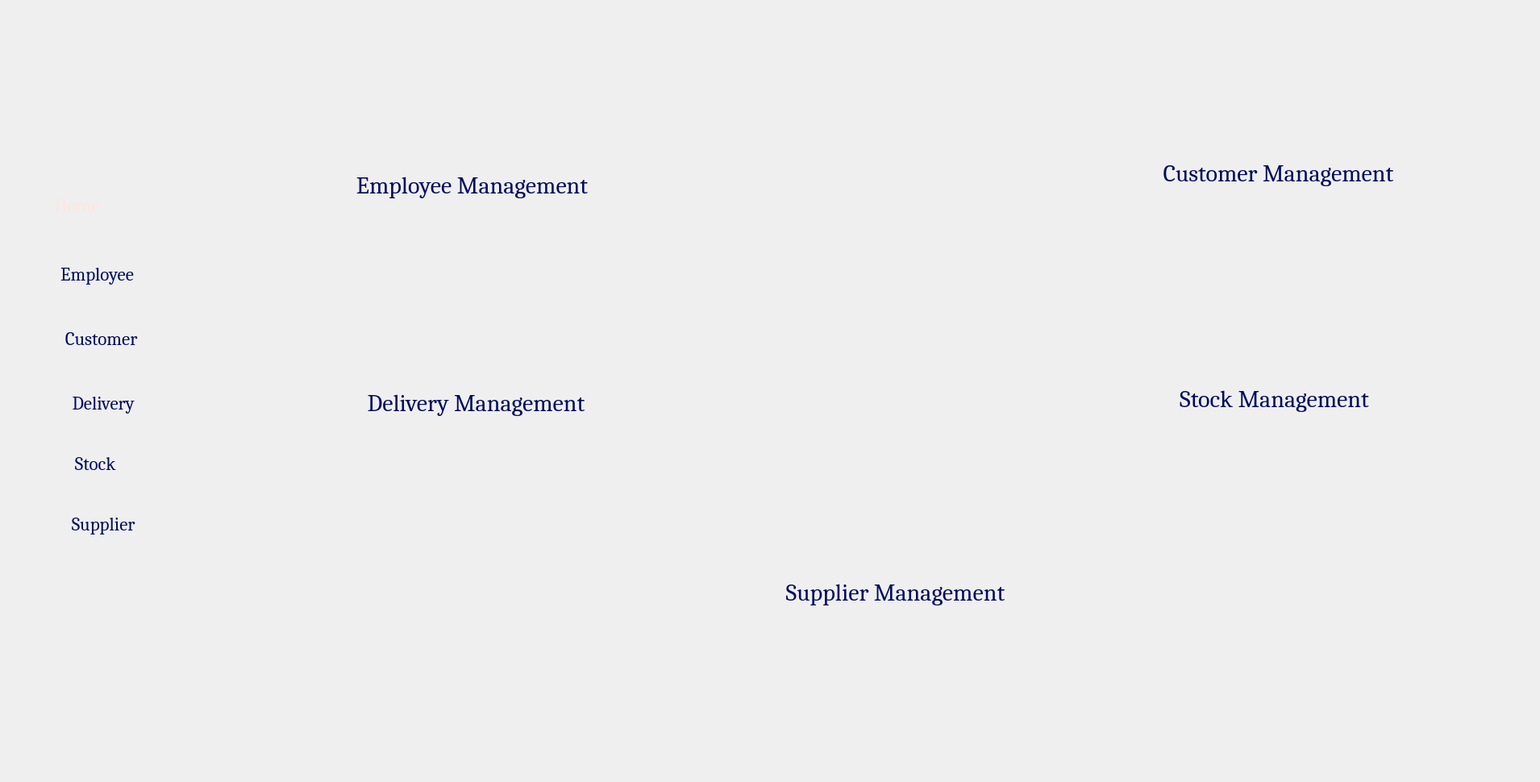
     <widget class="QWidget" name="Home_2">
      <attribute name="title">
       <string>Home</string>
      </attribute>
      <widget class="QLabel" name="label">
       <property name="geometry">
        <rect>
         <x>0</x>
         <y>0</y>
         <width>1901</width>
         <height>961</height>
        </rect>
       </property>
       <property name="mouseTracking">
        <bool>false</bool>
       </property>
       <property name="acceptDrops">
        <bool>true</bool>
       </property>
       <property name="text">
        <string/>
       </property>
       <property name="pixmap">
        <pixmap>:/img/bg.png</pixmap>
       </property>
       <property name="scaledContents">
        <bool>true</bool>
       </property>
      </widget>
      <widget class="QLabel" name="label_2">
       <property name="geometry">
        <rect>
         <x>280</x>
         <y>10</y>
         <width>1611</width>
         <height>941</height>
        </rect>
       </property>
       <property name="text">
        <string/>
       </property>
       <property name="pixmap">
        <pixmap>:/img/bgW.png</pixmap>
       </property>
       <property name="scaledContents">
        <bool>true</bool>
       </property>
      </widget>
      <widget class="QPushButton" name="pushButton">
       <property name="enabled">
        <bool>true</bool>
       </property>
       <property name="geometry">
        <rect>
         <x>400</x>
         <y>120</y>
         <width>381</width>
         <height>221</height>
        </rect>
       </property>
       <property name="mouseTracking">
        <bool>false</bool>
       </property>
       <property name="autoFillBackground">
        <bool>false</bool>
       </property>
       <property name="icon">
        <iconset>
         <normaloff>:/img/acc.png</normaloff>:/img/acc.png</iconset>
       </property>
       <property name="iconSize">
        <size>
         <width>800</width>
         <height>800</height>
        </size>
       </property>
       <property name="checkable">
        <bool>false</bool>
       </property>
       <property name="autoRepeat">
        <bool>false</bool>
       </property>
       <property name="autoExclusive">
        <bool>false</bool>
       </property>
       <property name="autoDefault">
        <bool>false</bool>
       </property>
       <property name="default">
        <bool>false</bool>
       </property>
       <property name="flat">
        <bool>true</bool>
       </property>
      </widget>
      <widget class="QPushButton" name="pushButton_3">
       <property name="enabled">
        <bool>true</bool>
       </property>
       <property name="geometry">
        <rect>
         <x>1400</x>
         <y>110</y>
         <width>381</width>
         <height>221</height>
        </rect>
       </property>
       <property name="mouseTracking">
        <bool>false</bool>
       </property>
       <property name="autoFillBackground">
        <bool>false</bool>
       </property>
       <property name="icon">
        <iconset>
         <normaloff>:/img/acc.png</normaloff>:/img/acc.png</iconset>
       </property>
       <property name="iconSize">
        <size>
         <width>700</width>
         <height>600</height>
        </size>
       </property>
       <property name="checkable">
        <bool>false</bool>
       </property>
       <property name="autoRepeat">
        <bool>false</bool>
       </property>
       <property name="autoExclusive">
        <bool>false</bool>
       </property>
       <property name="autoDefault">
        <bool>false</bool>
       </property>
       <property name="default">
        <bool>false</bool>
       </property>
       <property name="flat">
        <bool>true</bool>
       </property>
      </widget>
      <widget class="QPushButton" name="pushButton_4">
       <property name="enabled">
        <bool>true</bool>
       </property>
       <property name="geometry">
        <rect>
         <x>400</x>
         <y>380</y>
         <width>391</width>
         <height>261</height>
        </rect>
       </property>
       <property name="mouseTracking">
        <bool>false</bool>
       </property>
       <property name="autoFillBackground">
        <bool>false</bool>
       </property>
       <property name="icon">
        <iconset>
         <normaloff>:/img/acc.png</normaloff>:/img/acc.png</iconset>
       </property>
       <property name="iconSize">
        <size>
         <width>700</width>
         <height>800</height>
        </size>
       </property>
       <property name="checkable">
        <bool>false</bool>
       </property>
       <property name="autoRepeat">
        <bool>false</bool>
       </property>
       <property name="autoExclusive">
        <bool>false</bool>
       </property>
       <property name="autoDefault">
        <bool>false</bool>
       </property>
       <property name="default">
        <bool>false</bool>
       </property>
       <property name="flat">
        <bool>true</bool>
       </property>
      </widget>
      <widget class="QPushButton" name="pushButton_5">
       <property name="enabled">
        <bool>true</bool>
       </property>
       <property name="geometry">
        <rect>
         <x>1400</x>
         <y>390</y>
         <width>371</width>
         <height>221</height>
        </rect>
       </property>
       <property name="mouseTracking">
        <bool>false</bool>
       </property>
       <property name="autoFillBackground">
        <bool>false</bool>
       </property>
       <property name="icon">
        <iconset>
         <normaloff>:/img/acc.png</normaloff>:/img/acc.png</iconset>
       </property>
       <property name="iconSize">
        <size>
         <width>700</width>
         <height>700</height>
        </size>
       </property>
       <property name="checkable">
        <bool>false</bool>
       </property>
       <property name="autoRepeat">
        <bool>false</bool>
       </property>
       <property name="autoExclusive">
        <bool>false</bool>
       </property>
       <property name="autoDefault">
        <bool>false</bool>
       </property>
       <property name="default">
        <bool>false</bool>
       </property>
       <property name="flat">
        <bool>true</bool>
       </property>
      </widget>
      <widget class="QPushButton" name="pushButton_6">
       <property name="enabled">
        <bool>true</bool>
       </property>
       <property name="geometry">
        <rect>
         <x>920</x>
         <y>620</y>
         <width>391</width>
         <height>241</height>
        </rect>
       </property>
       <property name="mouseTracking">
        <bool>false</bool>
       </property>
       <property name="autoFillBackground">
        <bool>false</bool>
       </property>
       <property name="icon">
        <iconset>
         <normaloff>:/img/acc.png</normaloff>:/img/acc.png</iconset>
       </property>
       <property name="iconSize">
        <size>
         <width>800</width>
         <height>800</height>
        </size>
       </property>
       <property name="checkable">
        <bool>false</bool>
       </property>
       <property name="autoRepeat">
        <bool>false</bool>
       </property>
       <property name="autoExclusive">
        <bool>false</bool>
       </property>
       <property name="autoDefault">
        <bool>false</bool>
       </property>
       <property name="default">
        <bool>false</bool>
       </property>
       <property name="flat">
        <bool>true</bool>
       </property>
      </widget>
      <widget class="QLabel" name="label_4">
       <property name="geometry">
        <rect>
         <x>0</x>
         <y>220</y>
         <width>281</width>
         <height>71</height>
        </rect>
       </property>
       <property name="text">
        <string/>
       </property>
       <property name="pixmap">
        <pixmap>:/img/blue.png</pixmap>
       </property>
       <property name="scaledContents">
        <bool>true</bool>
       </property>
      </widget>
      <widget class="QPushButton" name="home_pushButton">
       <property name="geometry">
        <rect>
         <x>0</x>
         <y>230</y>
         <width>171</width>
         <height>51</height>
        </rect>
       </property>
       <property name="font">
        <font>
         <family>Cambria</family>
         <pointsize>-1</pointsize>
        </font>
       </property>
       <property name="mouseTracking">
        <bool>false</bool>
       </property>
       <property name="contextMenuPolicy">
        <enum>Qt::ContextMenuPolicy::DefaultContextMenu</enum>
       </property>
       <property name="acceptDrops">
        <bool>false</bool>
       </property>
       <property name="toolTipDuration">
        <number>-1</number>
       </property>
       <property name="autoFillBackground">
        <bool>false</bool>
       </property>
       <property name="styleSheet">
        <string notr="true">color:#ffe6dc;
font-size: 23px;</string>
       </property>
       <property name="text">
        <string>    Home</string>
       </property>
       <property name="icon">
        <iconset>
         <normaloff>:/img/abri.png</normaloff>:/img/abri.png</iconset>
       </property>
       <property name="iconSize">
        <size>
         <width>75</width>
         <height>100</height>
        </size>
       </property>
       <property name="autoDefault">
        <bool>false</bool>
       </property>
       <property name="default">
        <bool>false</bool>
       </property>
       <property name="flat">
        <bool>true</bool>
       </property>
      </widget>
      <widget class="QPushButton" name="employee_pushButton">
       <property name="geometry">
        <rect>
         <x>-20</x>
         <y>310</y>
         <width>261</width>
         <height>61</height>
        </rect>
       </property>
       <property name="font">
        <font>
         <family>Cambria</family>
         <pointsize>-1</pointsize>
        </font>
       </property>
       <property name="mouseTracking">
        <bool>false</bool>
       </property>
       <property name="contextMenuPolicy">
        <enum>Qt::ContextMenuPolicy::DefaultContextMenu</enum>
       </property>
       <property name="acceptDrops">
        <bool>false</bool>
       </property>
       <property name="toolTipDuration">
        <number>-1</number>
       </property>
       <property name="layoutDirection">
        <enum>Qt::LayoutDirection::LeftToRight</enum>
       </property>
       <property name="autoFillBackground">
        <bool>false</bool>
       </property>
       <property name="styleSheet">
        <string notr="true">color:#000c5e;
font-size: 23px;</string>
       </property>
       <property name="text">
        <string>     Employee </string>
       </property>
       <property name="icon">
        <iconset>
         <normaloff>:/img/employes.png</normaloff>:/img/employes.png</iconset>
       </property>
       <property name="iconSize">
        <size>
         <width>65</width>
         <height>100</height>
        </size>
       </property>
       <property name="checkable">
        <bool>false</bool>
       </property>
       <property name="autoRepeat">
        <bool>false</bool>
       </property>
       <property name="autoDefault">
        <bool>false</bool>
       </property>
       <property name="default">
        <bool>false</bool>
       </property>
       <property name="flat">
        <bool>true</bool>
       </property>
      </widget>
      <widget class="QPushButton" name="employee_pushButton2">
       <property name="geometry">
        <rect>
         <x>410</x>
         <y>130</y>
         <width>351</width>
         <height>201</height>
        </rect>
       </property>
       <property name="font">
        <font>
         <family>Cambria</family>
         <pointsize>-1</pointsize>
        </font>
       </property>
       <property name="styleSheet">
        <string notr="true">color:#000c5e;
font-size: 30px;</string>
       </property>
       <property name="text">
        <string>Employee Management</string>
       </property>
       <property name="flat">
        <bool>true</bool>
       </property>
      </widget>
      <widget class="QPushButton" name="customer_pushButton2">
       <property name="geometry">
        <rect>
         <x>1410</x>
         <y>120</y>
         <width>351</width>
         <height>191</height>
        </rect>
       </property>
       <property name="font">
        <font>
         <family>Cambria</family>
         <pointsize>-1</pointsize>
        </font>
       </property>
       <property name="styleSheet">
        <string notr="true">color:#000c5e;
font-size: 30px;
</string>
       </property>
       <property name="text">
        <string>Customer Management</string>
       </property>
       <property name="flat">
        <bool>true</bool>
       </property>
      </widget>
      <widget class="QPushButton" name="delivery_pushButton2">
       <property name="geometry">
        <rect>
         <x>410</x>
         <y>400</y>
         <width>361</width>
         <height>201</height>
        </rect>
       </property>
       <property name="font">
        <font>
         <family>Cambria</family>
         <pointsize>-1</pointsize>
        </font>
       </property>
       <property name="styleSheet">
        <string notr="true">color:#000c5e;
font-size: 30px;</string>
       </property>
       <property name="text">
        <string>Delivery Management</string>
       </property>
       <property name="flat">
        <bool>true</bool>
       </property>
      </widget>
      <widget class="QPushButton" name="stock_pushButton2">
       <property name="geometry">
        <rect>
         <x>1400</x>
         <y>400</y>
         <width>361</width>
         <height>191</height>
        </rect>
       </property>
       <property name="font">
        <font>
         <family>Cambria</family>
         <pointsize>-1</pointsize>
        </font>
       </property>
       <property name="styleSheet">
        <string notr="true">color:#000c5e;
font-size: 30px;</string>
       </property>
       <property name="text">
        <string>Stock Management</string>
       </property>
       <property name="flat">
        <bool>true</bool>
       </property>
      </widget>
      <widget class="QPushButton" name="supplier_pushButton2">
       <property name="geometry">
        <rect>
         <x>930</x>
         <y>630</y>
         <width>361</width>
         <height>211</height>
        </rect>
       </property>
       <property name="font">
        <font>
         <family>Cambria</family>
         <pointsize>-1</pointsize>
        </font>
       </property>
       <property name="styleSheet">
        <string notr="true">color:#000c5e;
font-size: 30px;</string>
       </property>
       <property name="text">
        <string>Supplier Management</string>
       </property>
       <property name="flat">
        <bool>true</bool>
       </property>
      </widget>
      <widget class="QPushButton" name="supplier_pushButton_8">
       <property name="geometry">
        <rect>
         <x>-20</x>
         <y>620</y>
         <width>261</width>
         <height>61</height>
        </rect>
       </property>
       <property name="font">
        <font>
         <family>Cambria</family>
         <pointsize>-1</pointsize>
        </font>
       </property>
       <property name="mouseTracking">
        <bool>false</bool>
       </property>
       <property name="contextMenuPolicy">
        <enum>Qt::ContextMenuPolicy::DefaultContextMenu</enum>
       </property>
       <property name="acceptDrops">
        <bool>false</bool>
       </property>
       <property name="toolTipDuration">
        <number>-1</number>
       </property>
       <property name="layoutDirection">
        <enum>Qt::LayoutDirection::LeftToRight</enum>
       </property>
       <property name="autoFillBackground">
        <bool>false</bool>
       </property>
       <property name="styleSheet">
        <string notr="true">color:#000c5e;
font-size: 23px;</string>
       </property>
       <property name="text">
        <string>       Supplier</string>
       </property>
       <property name="icon">
        <iconset>
         <normaloff>:/img/courrier.png</normaloff>:/img/courrier.png</iconset>
       </property>
       <property name="iconSize">
        <size>
         <width>65</width>
         <height>100</height>
        </size>
       </property>
       <property name="checkable">
        <bool>false</bool>
       </property>
       <property name="autoRepeat">
        <bool>false</bool>
       </property>
       <property name="autoDefault">
        <bool>false</bool>
       </property>
       <property name="default">
        <bool>false</bool>
       </property>
       <property name="flat">
        <bool>true</bool>
       </property>
      </widget>
      <widget class="QPushButton" name="customer_pushButton_8">
       <property name="geometry">
        <rect>
         <x>-20</x>
         <y>390</y>
         <width>261</width>
         <height>61</height>
        </rect>
       </property>
       <property name="font">
        <font>
         <family>Cambria</family>
         <pointsize>-1</pointsize>
        </font>
       </property>
       <property name="mouseTracking">
        <bool>false</bool>
       </property>
       <property name="contextMenuPolicy">
        <enum>Qt::ContextMenuPolicy::DefaultContextMenu</enum>
       </property>
       <property name="acceptDrops">
        <bool>false</bool>
       </property>
       <property name="toolTipDuration">
        <number>-1</number>
       </property>
       <property name="layoutDirection">
        <enum>Qt::LayoutDirection::LeftToRight</enum>
       </property>
       <property name="autoFillBackground">
        <bool>false</bool>
       </property>
       <property name="styleSheet">
        <string notr="true">color:#000c5e;
font-size: 23px;</string>
       </property>
       <property name="text">
        <string>       Customer </string>
       </property>
       <property name="icon">
        <iconset>
         <normaloff>:/img/contact.png</normaloff>:/img/contact.png</iconset>
       </property>
       <property name="iconSize">
        <size>
         <width>60</width>
         <height>100</height>
        </size>
       </property>
       <property name="checkable">
        <bool>false</bool>
       </property>
       <property name="autoRepeat">
        <bool>false</bool>
       </property>
       <property name="autoDefault">
        <bool>false</bool>
       </property>
       <property name="default">
        <bool>false</bool>
       </property>
       <property name="flat">
        <bool>true</bool>
       </property>
      </widget>
      <widget class="QPushButton" name="log_pushButton_8">
       <property name="geometry">
        <rect>
         <x>20</x>
         <y>860</y>
         <width>91</width>
         <height>61</height>
        </rect>
       </property>
       <property name="font">
        <font>
         <family>Cambria</family>
         <pointsize>-1</pointsize>
        </font>
       </property>
       <property name="mouseTracking">
        <bool>false</bool>
       </property>
       <property name="contextMenuPolicy">
        <enum>Qt::ContextMenuPolicy::DefaultContextMenu</enum>
       </property>
       <property name="acceptDrops">
        <bool>false</bool>
       </property>
       <property name="toolTipDuration">
        <number>-1</number>
       </property>
       <property name="layoutDirection">
        <enum>Qt::LayoutDirection::LeftToRight</enum>
       </property>
       <property name="autoFillBackground">
        <bool>false</bool>
       </property>
       <property name="styleSheet">
        <string notr="true">color:#000c5e;
font-size: 17px;</string>
       </property>
       <property name="text">
        <string/>
       </property>
       <property name="icon">
        <iconset>
         <normaloff>:/img/deconnexion.png</normaloff>:/img/deconnexion.png</iconset>
       </property>
       <property name="iconSize">
        <size>
         <width>55</width>
         <height>100</height>
        </size>
       </property>
       <property name="checkable">
        <bool>false</bool>
       </property>
       <property name="autoRepeat">
        <bool>false</bool>
       </property>
       <property name="autoDefault">
        <bool>false</bool>
       </property>
       <property name="default">
        <bool>false</bool>
       </property>
       <property name="flat">
        <bool>true</bool>
       </property>
      </widget>
      <widget class="QPushButton" name="stock_pushButton_8">
       <property name="geometry">
        <rect>
         <x>-30</x>
         <y>550</y>
         <width>261</width>
         <height>51</height>
        </rect>
       </property>
       <property name="font">
        <font>
         <family>Cambria</family>
         <pointsize>-1</pointsize>
        </font>
       </property>
       <property name="mouseTracking">
        <bool>false</bool>
       </property>
       <property name="contextMenuPolicy">
        <enum>Qt::ContextMenuPolicy::DefaultContextMenu</enum>
       </property>
       <property name="acceptDrops">
        <bool>false</bool>
       </property>
       <property name="toolTipDuration">
        <number>-1</number>
       </property>
       <property name="layoutDirection">
        <enum>Qt::LayoutDirection::LeftToRight</enum>
       </property>
       <property name="autoFillBackground">
        <bool>false</bool>
       </property>
       <property name="styleSheet">
        <string notr="true">color:#000c5e;
font-size: 23px;</string>
       </property>
       <property name="text">
        <string>       Stock</string>
       </property>
       <property name="icon">
        <iconset>
         <normaloff>:/img/logistics-delivery.png</normaloff>:/img/logistics-delivery.png</iconset>
       </property>
       <property name="iconSize">
        <size>
         <width>70</width>
         <height>100</height>
        </size>
       </property>
       <property name="checkable">
        <bool>false</bool>
       </property>
       <property name="autoRepeat">
        <bool>false</bool>
       </property>
       <property name="autoDefault">
        <bool>false</bool>
       </property>
       <property name="default">
        <bool>false</bool>
       </property>
       <property name="flat">
        <bool>true</bool>
       </property>
      </widget>
      <widget class="QPushButton" name="delivery_pushButton_8">
       <property name="geometry">
        <rect>
         <x>-20</x>
         <y>470</y>
         <width>261</width>
         <height>61</height>
        </rect>
       </property>
       <property name="font">
        <font>
         <family>Cambria</family>
         <pointsize>-1</pointsize>
        </font>
       </property>
       <property name="mouseTracking">
        <bool>false</bool>
       </property>
       <property name="contextMenuPolicy">
        <enum>Qt::ContextMenuPolicy::DefaultContextMenu</enum>
       </property>
       <property name="acceptDrops">
        <bool>false</bool>
       </property>
       <property name="toolTipDuration">
        <number>-1</number>
       </property>
       <property name="layoutDirection">
        <enum>Qt::LayoutDirection::LeftToRight</enum>
       </property>
       <property name="autoFillBackground">
        <bool>false</bool>
       </property>
       <property name="styleSheet">
        <string notr="true">color:#000c5e;
font-size: 23px;</string>
       </property>
       <property name="text">
        <string>        Delivery </string>
       </property>
       <property name="icon">
        <iconset>
         <normaloff>:/img/livraison-rapide (1).png</normaloff>:/img/livraison-rapide (1).png</iconset>
       </property>
       <property name="iconSize">
        <size>
         <width>65</width>
         <height>100</height>
        </size>
       </property>
       <property name="checkable">
        <bool>false</bool>
       </property>
       <property name="autoRepeat">
        <bool>false</bool>
       </property>
       <property name="autoDefault">
        <bool>false</bool>
       </property>
       <property name="default">
        <bool>false</bool>
       </property>
       <property name="flat">
        <bool>true</bool>
       </property>
      </widget>
      <widget class="QLabel" name="label_51">
       <property name="geometry">
        <rect>
         <x>50</x>
         <y>20</y>
         <width>161</width>
         <height>151</height>
        </rect>
       </property>
       <property name="text">
        <string/>
       </property>
       <property name="pixmap">
        <pixmap>:/img/logoG.png</pixmap>
       </property>
       <property name="scaledContents">
        <bool>true</bool>
       </property>
      </widget>
      <widget class="QLabel" name="label_30">
       <property name="geometry">
        <rect>
         <x>1610</x>
         <y>30</y>
         <width>61</width>
         <height>61</height>
        </rect>
       </property>
       <property name="text">
        <string/>
       </property>
       <property name="pixmap">
        <pixmap>:/img/picP.png</pixmap>
       </property>
       <property name="scaledContents">
        <bool>true</bool>
       </property>
      </widget>
      <widget class="QLabel" name="welcomeLabel">
       <property name="geometry">
        <rect>
         <x>1690</x>
         <y>30</y>
         <width>171</width>
         <height>51</height>
        </rect>
       </property>
       <property name="font">
        <font>
         <family>Cambria</family>
         <pointsize>-1</pointsize>
        </font>
       </property>
       <property name="styleSheet">
        <string notr="true">color:#000c5e;
font-size: 15px;</string>
       </property>
       <property name="text">
        <string/>
       </property>
      </widget>
     </widget>
